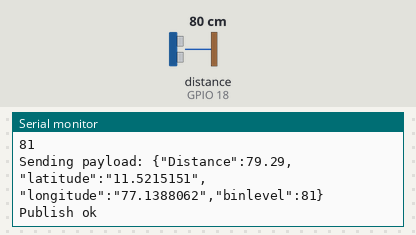
Bench run of a sketch on a simulated ESP32. Parts: the last lines printed to the serial monitor. Wiring (from diagram.json): ultrasonic range finder: trigger GPIO 5; echo GPIO 18. Inputs (shaded band) come from the test bench; at power-on: distance to the obstacle (sensor on GPIO 18) 80 cm. The echo pulse lasts 58.3 µs per cm; WiFi joins after 1.5 s; servers stay silent unless stated; no MQTT or app messages arrive unless stated.

Above: at 2.7 s.
2.8 s: distance to the obstacle (sensor on GPIO 18) set to 2 cm
At 8.1 s:
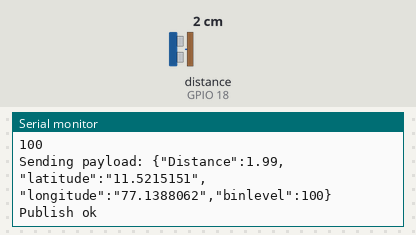
8.8 s: distance to the obstacle (sensor on GPIO 18) set to 4 cm
At 12.1 s:
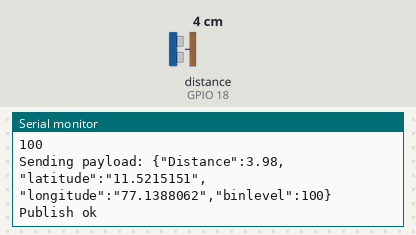
Timing chart, 0 to 13.6 s (numbered marks = the images above; inputs shaded):
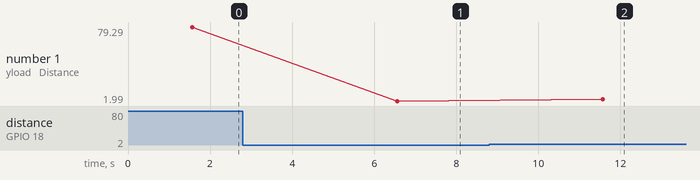

Measured:
- after the input at 2.8 s, the serial monitor: prints a new line after 3.8 s (image 1)
- after the input at 8.8 s, the serial monitor: prints a new line after 2.8 s (image 2)
- plotted number 1: 79.29 → 1.99 after the input at 2.8 s, 1.99 → 3.98 after the input at 8.8 s

The sketch:

smart_bin.ino
```cpp
// Project: Smart Waste Management System for Metropolitan cities #Team ID: PNT2022TMID01880
#include <WiFi.h>
#include <WiFiClient.h>
#include <PubSubClient.h>

const char* ssid = "Wokwi-GUEST";
const char* password = "";
#define ORG "1hx03x"
#define DEVICE_TYPE "cloud"
#define DEVICE_ID "232323"
#define TOKEN "12345678"
String data3;
char server[] = ORG ".messaging.internetofthings.ibmcloud.com";
char publishTopic[] = "iot-2/evt/status1/fmt/json";
char authMethod[] = "use-token-auth";
char token[] = TOKEN;
char clientId[] = "d:" ORG ":" DEVICE_TYPE ":" DEVICE_ID;

const int trigPin = 5;
const int echoPin = 18;
long duration;
float distance;


WiFiClient wifiClient;
PubSubClient client(server, 1883, NULL, wifiClient);


void setup() {
    Serial.begin(115200);
    Serial.println();
    pinMode(trigPin, OUTPUT);
    pinMode(echoPin, INPUT);
    Serial.print("Connecting to ");
    Serial.print(ssid);
    WiFi.begin(ssid, password);
    while (WiFi.status() != WL_CONNECTED) {
      delay(500);
      Serial.print(".");
    }
    Serial.println("");

    Serial.print("WiFi connected, IP address: ");
    Serial.println(WiFi.localIP());

    if (!client.connected()) {
        Serial.print("Reconnecting client to ");
        Serial.println(server);
        while (!client.connect(clientId, authMethod, token)) {
            Serial.print(".");
            delay(500);
        }
        Serial.println("Bluemix connected");
    }
}
void loop() {
    client.loop();
    digitalWrite(trigPin, LOW); delayMicroseconds(2);
    digitalWrite(trigPin, HIGH); delayMicroseconds(10);
    digitalWrite(trigPin, LOW); duration = pulseIn(echoPin, HIGH);
    distance = duration * 0.034/2;
    PublishData(distance);
    delay(5000);
    }


void PublishData(float dist) {
int binlevel = map(dist, 0 , 400, 100,0);
Serial.println(binlevel);
String payload = "{\"Distance\":";
payload += dist;
payload += ",\"latitude\":""\"11.5215151\"";
payload += ",\"longitude\":""\"77.1388062\"";
payload += ",\"binlevel\":";
payload += binlevel;
payload += "}";
Serial.print("Sending payload: ");
Serial.println(payload);
if (client.publish(publishTopic, (char*)
payload.c_str())) {
Serial.println("Publish ok");
} else {
Serial.println("Publish failed");
}}
```
